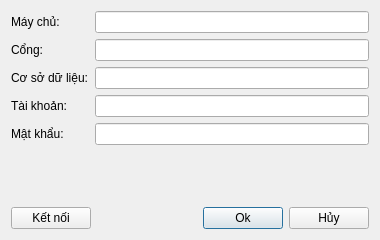
<?xml version="1.0" encoding="UTF-8"?>
<ui version="4.0">
 <class>ConnectionSettingDialog</class>
 <widget class="QDialog" name="ConnectionSettingDialog">
  <property name="geometry">
   <rect>
    <x>0</x>
    <y>0</y>
    <width>380</width>
    <height>240</height>
   </rect>
  </property>
  <property name="windowTitle">
   <string>Thiết lập kết nối</string>
  </property>
  <property name="windowIcon">
   <iconset resource="MainWindow.qrc">
    <normaloff>:/icons/configuration.svg</normaloff>:/icons/configuration.svg</iconset>
  </property>
  <layout class="QGridLayout" name="gridLayout_2">
   <item row="0" column="0">
    <layout class="QGridLayout" name="gridLayout">
     <item row="0" column="0">
      <widget class="QLabel" name="hostLabel">
       <property name="text">
        <string>Máy chủ:</string>
       </property>
      </widget>
     </item>
     <item row="3" column="1">
      <widget class="QLineEdit" name="userLineEdit"/>
     </item>
     <item row="4" column="0">
      <widget class="QLabel" name="passwordLabel">
       <property name="text">
        <string>Mật khẩu:</string>
       </property>
      </widget>
     </item>
     <item row="4" column="1">
      <widget class="QLineEdit" name="passwordLineEdit">
       <property name="echoMode">
        <enum>QLineEdit::Password</enum>
       </property>
      </widget>
     </item>
     <item row="0" column="1">
      <widget class="QLineEdit" name="hostLineEdit">
       <property name="text">
        <string/>
       </property>
      </widget>
     </item>
     <item row="1" column="0">
      <widget class="QLabel" name="portLabel">
       <property name="text">
        <string>Cổng:</string>
       </property>
      </widget>
     </item>
     <item row="1" column="1">
      <widget class="QLineEdit" name="portLineEdit">
       <property name="text">
        <string/>
       </property>
      </widget>
     </item>
     <item row="3" column="0">
      <widget class="QLabel" name="userLabel">
       <property name="text">
        <string>Tài khoản:</string>
       </property>
      </widget>
     </item>
     <item row="2" column="0">
      <widget class="QLabel" name="dbNameLabel">
       <property name="text">
        <string>Cơ sở dữ liệu:</string>
       </property>
      </widget>
     </item>
     <item row="2" column="1">
      <widget class="QLineEdit" name="dbNameLineEdit"/>
     </item>
    </layout>
   </item>
   <item row="1" column="0">
    <widget class="QLabel" name="noticeLabel">
     <property name="sizePolicy">
      <sizepolicy hsizetype="Preferred" vsizetype="Expanding">
       <horstretch>0</horstretch>
       <verstretch>0</verstretch>
      </sizepolicy>
     </property>
     <property name="text">
      <string/>
     </property>
    </widget>
   </item>
   <item row="2" column="0">
    <layout class="QHBoxLayout" name="horizontalLayout">
     <item>
      <widget class="QPushButton" name="connectButton">
       <property name="text">
        <string>Kết nối</string>
       </property>
       <property name="icon">
        <iconset resource="MainWindow.qrc">
         <normaloff>:/icons/connection.svg</normaloff>:/icons/connection.svg</iconset>
       </property>
       <property name="autoDefault">
        <bool>false</bool>
       </property>
      </widget>
     </item>
     <item>
      <spacer name="horizontalSpacer">
       <property name="orientation">
        <enum>Qt::Horizontal</enum>
       </property>
       <property name="sizeHint" stdset="0">
        <size>
         <width>40</width>
         <height>20</height>
        </size>
       </property>
      </spacer>
     </item>
     <item>
      <widget class="QPushButton" name="okButton">
       <property name="text">
        <string>Ok</string>
       </property>
       <property name="icon">
        <iconset resource="MainWindow.qrc">
         <normaloff>:/icons/apply.svg</normaloff>:/icons/apply.svg</iconset>
       </property>
      </widget>
     </item>
     <item>
      <widget class="QPushButton" name="cancelButton">
       <property name="text">
        <string>Hủy</string>
       </property>
       <property name="icon">
        <iconset resource="MainWindow.qrc">
         <normaloff>:/icons/cancel.svg</normaloff>:/icons/cancel.svg</iconset>
       </property>
       <property name="autoDefault">
        <bool>false</bool>
       </property>
      </widget>
     </item>
    </layout>
   </item>
  </layout>
 </widget>
 <layoutdefault spacing="6" margin="11"/>
 <tabstops>
  <tabstop>hostLineEdit</tabstop>
  <tabstop>portLineEdit</tabstop>
  <tabstop>dbNameLineEdit</tabstop>
  <tabstop>userLineEdit</tabstop>
  <tabstop>passwordLineEdit</tabstop>
  <tabstop>connectButton</tabstop>
  <tabstop>okButton</tabstop>
  <tabstop>cancelButton</tabstop>
 </tabstops>
 <resources>
  <include location="MainWindow.qrc"/>
 </resources>
 <connections/>
</ui>
